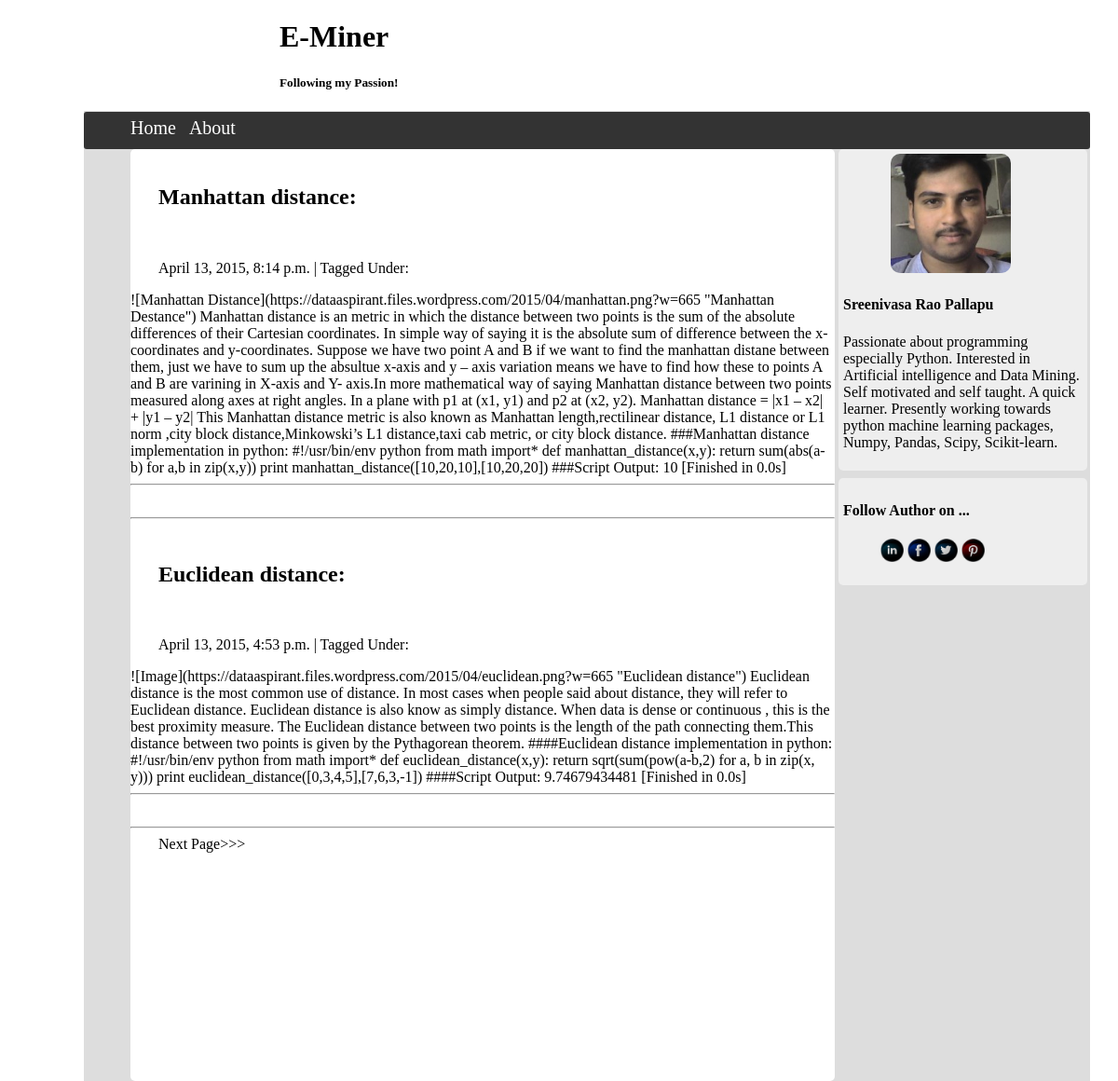
/blog/, run on an earlier commit of the app's database.
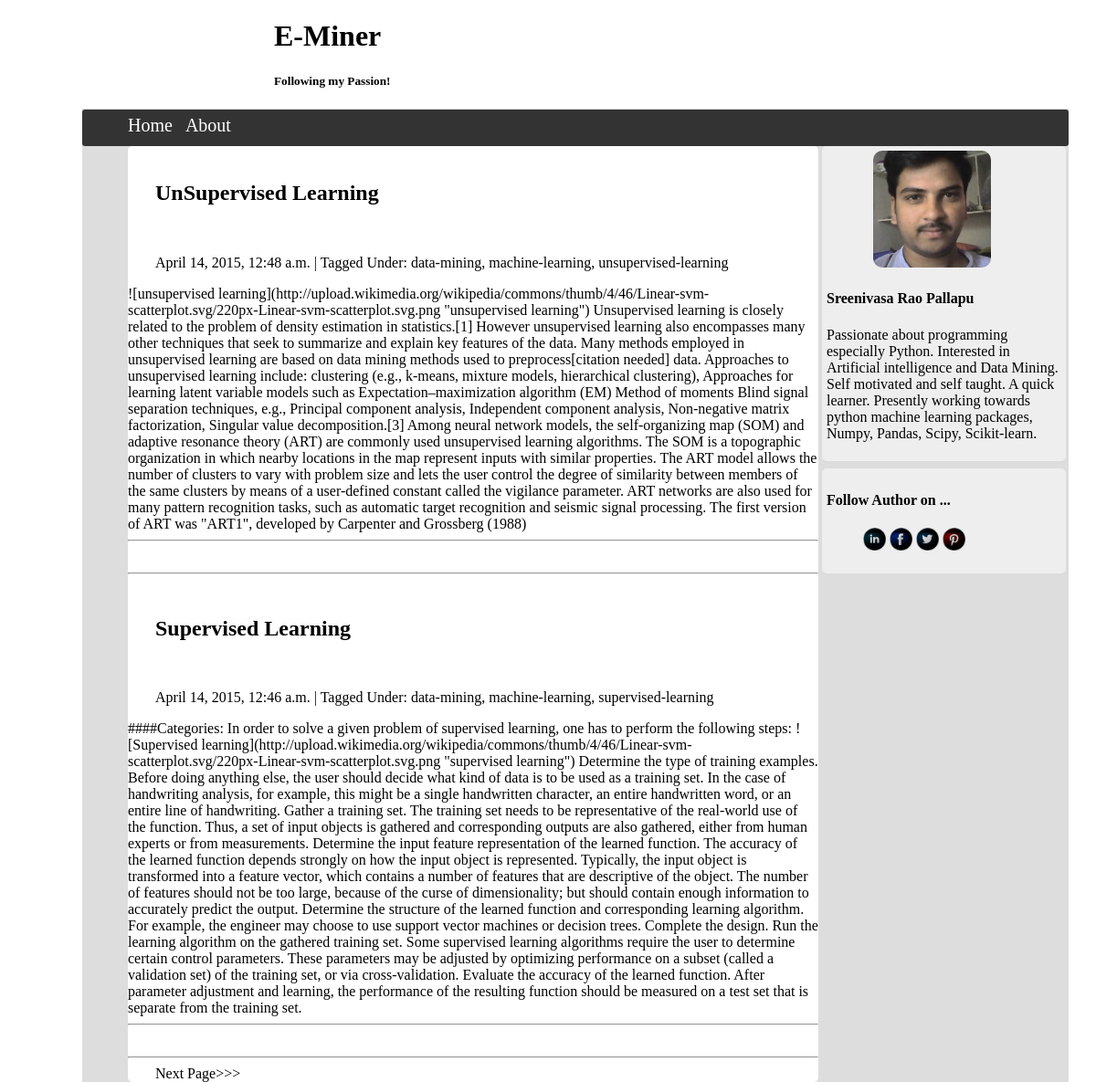
And on a later commit of the database.
### eminer/models.py (models this page shows, shortened)
class NewEntry(models.Model):
    title = models.CharField(max_length=200,)
    body = MarkdownField()
    published = models.BooleanField(default=True)
    posted = models.DateTimeField(auto_now_add=True)
    modified = models.DateTimeField(auto_now=True)
    slug = models.SlugField(max_length = 200,)
    tag = models.ManyToManyField(Tag)

class Tag(models.Model):
    slug = models.SlugField(max_length=200, unique=True)
    def __unicode__(self):
        return self.slug

### eminer/views.py (the view)
# urls.py: url(r'^(?P<post_name>[\w\-]+)/$', views.BlogView, name = 'entry-detail'),
def BlogView(request, post_name=None, count=0):
    if post_name == None:
        count = int(count)
        posts = NewEntry.objects.order_by('-posted')[count:count+2]
        count += 2
        """try:
            posts = NewEntry.objects.order_by('-posted')[count:count+5]
            count = count + 5
        except DoesNotExist:
            posts = NewEntry.objects.order_by('-posted')[:5]"""
        val = 0
    else:
        posts = NewEntry.objects.get(slug=post_name)
        val = 1
    return render(request, 'eminer/index.html', {'posts':posts, 'val':val, 'count':count})

### templates/eminer/index.html
{% extends 'eminer/base.html' %}
{% load django_markdown %}
{% block index_view %}
{% if not val %}
        {% for post in posts %}
        <a href="/blog/{{ post.slug }}/"><h2>{{ post.title }}</h2></a>
        <p>{{post.posted }} | Tagged Under: {{ post.tag.all|join:", "}}</p>
        {{ post.body|markdown }}
        <hr/><br /><hr />
        {% endfor %}
{% else %}
    <a href="/blog/{{ posts.slug }}/"><h2>{{ posts.title }}</h2></a>
        <p>{{posts.posted }} | Tagged Under: {{ posts.tag.all|join:", "}}</p>
        {{ posts.body|markdown }}
{% endif %}
<a href="/blog/pages/{{ count }}/">Next Page>>></a>
{% endblock %}

### templates/eminer/base.html (shortened to what this page needs)
<!DOCTYPE html>
{% load static %}
{% load django_markdown %}
<html>
<head>
    <link rel='stylesheet' type='text/css' href="{% static 'css/base.css' %}"/>
</head>
<body>
    <h1>E-Miner</h1>
    <h5>Following my Passion!</h5>
    <div class='index_view'>
        <div class='nav_bar'>
            <ul>
            <li><a href="{% url 'home' %}">Home</a></li>
            <li><a href="{% url 'about' %}">About</a></li>
            </ul>
        </div>
        <div>
        <div class='side_view'>
            <div class='author_view'>
                <img src="{% static 'images/pro.jpg' %}"/>
                <h4>Sreenivasa Rao Pallapu</h4>
                <p>Passionate about programming especially Python. Interested in Artificial intelligence and Data Mining. Self motivated and self taught. A quick learner. Presently working towards python machine learning packages, Numpy, Pandas, Scipy, Scikit-learn.</p>
            </div>
            <div class='follow_author'>
                <h4>Follow Author on ...</h4>
                <ul>
                <li><a href='https://in.linkedin.com/in/sreenivas134'><img src="{% static 'images/linkedin.png' %}"/></a></li>
                <li><a href='https://www.facebook.com/sreenivas.pallapu'><img src="{% static 'images/facebook.png' %}"/></a></li>
                <li><a href='https://twitter.com/sreenivaseng'><img src="{% static 'images/twitter.png' %}"/></a></li>
                <li><a href='https://in.pinterest.com/sreenivas134/'><img src="{% static 'images/pinterest.png' %}"/></a></li>
                </ul>
            </div>
        </div>
        <div class='post_view'>{% block index_view %}{% endblock %}</div>
    </div>
</div>
</body>
</html>

### static/css/base.css (style rules this page uses)
body { margin-left:100px; }
h1, h5 { margin-left:200px; }
.nav_bar { position:relative; height:40px; width:100%; background-color:#333; margin-top:-15px; border-radius:3px; }
.nav_bar li { position:relative; top:6px; display:inline; padding-left:10px; }
.nav_bar li a { text-decoration:none; font-size:20px; color:white; }
.post_view { width:70%; min-height:1000px; position:relative; left:50px; background-color:white; border-radius:5px; }
.post_view * { padding-left:100px; position:relative; padding:0px 30px 0px 30px; }
.post_view a { text-decoration:none; color:black; }
.index_view { position:absolute; right:30px; width:90%; background-color:#ddd; }
.side_view div { width:95%; position:relative; background-color:#eee; padding:5px; margin-bottom:8px; border-radius:5px; }
.side_view { width:25%; position:relative; float:right; }
.author_view img { width:50%; position:relative; left:20%; height:50%; border-radius:10px; }
.follow_author li { display:inline; }
.follow_author img { height:25px; width:25px; }

What changed in the data, as far as the page shows it:
no longer on this page (row edited): NewEntry: title "Manhattan distance:", posted "April 13, 2015, 8:14 p.m.", body "![Manhattan Distance](https://dataaspirant.files.wordpress.com/2015/04/manhattan.png?w=665 \"Manhattan Destance\") Manhattan distance is an metric in which the distance between two points is the sum of the absolute differences of their Cartesian coordinates. In simple way of saying it is the absolute sum of difference between the x-coordinates and y-coordinates. Suppose we have two point A and B if we want to find the manhattan distane between them, just we have to sum up the absultue x-axis and y – axis variation means we have to find how these to points A and B are varining in X-axis and Y- axis.In more mathematical way of saying Manhattan distance between two points measured along axes at…"
no longer on this page (row unchanged): NewEntry: title "Euclidean distance:", posted "April 13, 2015, 4:53 p.m.", body "![Image](https://dataaspirant.files.wordpress.com/2015/04/euclidean.png?w=665 \"Euclidean distance\") Euclidean distance is the most common use of distance. In most cases when people said about distance, they will refer to Euclidean distance. Euclidean distance is also know as simply distance. When data is dense or continuous , this is the best proximity measure. The Euclidean distance between two points is the length of the path connecting them.This distance between two points is given by the Pythagorean theorem. ####Euclidean distance implementation in python: #!/usr/bin/env python from math import* def euclidean_distance(x,y): return sqrt(sum(pow(a-b,2) for a, b in zip(x, y))) print…"
added NewEntry: title "UnSupervised Learning", posted "April 14, 2015, 12:48 a.m.", tag.all "data-mining, machine-learning, unsupervised-learning", body "![unsupervised learning](http://upload.wikimedia.org/wikipedia/commons/thumb/4/46/Linear-svm-scatterplot.svg/220px-Linear-svm-scatterplot.svg.png \"unsupervised learning\") Unsupervised learning is closely related to the problem of density estimation in statistics.[1] However unsupervised learning also encompasses many other techniques that seek to summarize and explain key features of the data. Many methods employed in unsupervised learning are based on data mining methods used to preprocess[citation needed] data. Approaches to unsupervised learning include: clustering (e.g., k-means, mixture models, hierarchical clustering), Approaches for learning latent variable models such as…"
added NewEntry: title "Supervised Learning", posted "April 14, 2015, 12:46 a.m.", tag.all "data-mining, machine-learning, supervised-learning", body "####Categories: In order to solve a given problem of supervised learning, one has to perform the following steps: ![Supervised learning](http://upload.wikimedia.org/wikipedia/commons/thumb/4/46/Linear-svm-scatterplot.svg/220px-Linear-svm-scatterplot.svg.png \"supervised learning\") Determine the type of training examples. Before doing anything else, the user should decide what kind of data is to be used as a training set. In the case of handwriting analysis, for example, this might be a single handwritten character, an entire handwritten word, or an entire line of handwriting. Gather a training set. The training set needs to be representative of the real-world use of the function. Thus, a set…"
